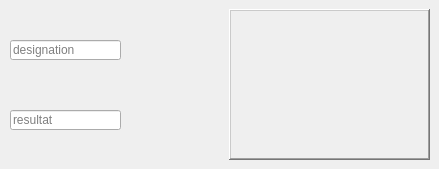
            <widget class="QWidget" name="tab_28">
             <attribute name="title">
              <string>Examens radiologique</string>
             </attribute>
             <widget class="QLineEdit" name="DesiER">
              <property name="geometry">
               <rect>
                <x>10</x>
                <y>40</y>
                <width>111</width>
                <height>20</height>
               </rect>
              </property>
              <property name="styleSheet">
               <string notr="true"/>
              </property>
              <property name="text">
               <string/>
              </property>
              <property name="placeholderText">
               <string>designation</string>
              </property>
             </widget>
             <widget class="QLineEdit" name="resER">
              <property name="geometry">
               <rect>
                <x>10</x>
                <y>110</y>
                <width>111</width>
                <height>20</height>
               </rect>
              </property>
              <property name="styleSheet">
               <string notr="true"/>
              </property>
              <property name="text">
               <string/>
              </property>
              <property name="placeholderText">
               <string>resultat</string>
              </property>
             </widget>
             <widget class="QFrame" name="ImageER">
              <property name="geometry">
               <rect>
                <x>229</x>
                <y>9</y>
                <width>201</width>
                <height>151</height>
               </rect>
              </property>
              <property name="frameShape">
               <enum>QFrame::WinPanel</enum>
              </property>
              <property name="frameShadow">
               <enum>QFrame::Raised</enum>
              </property>
             </widget>
            </widget>
